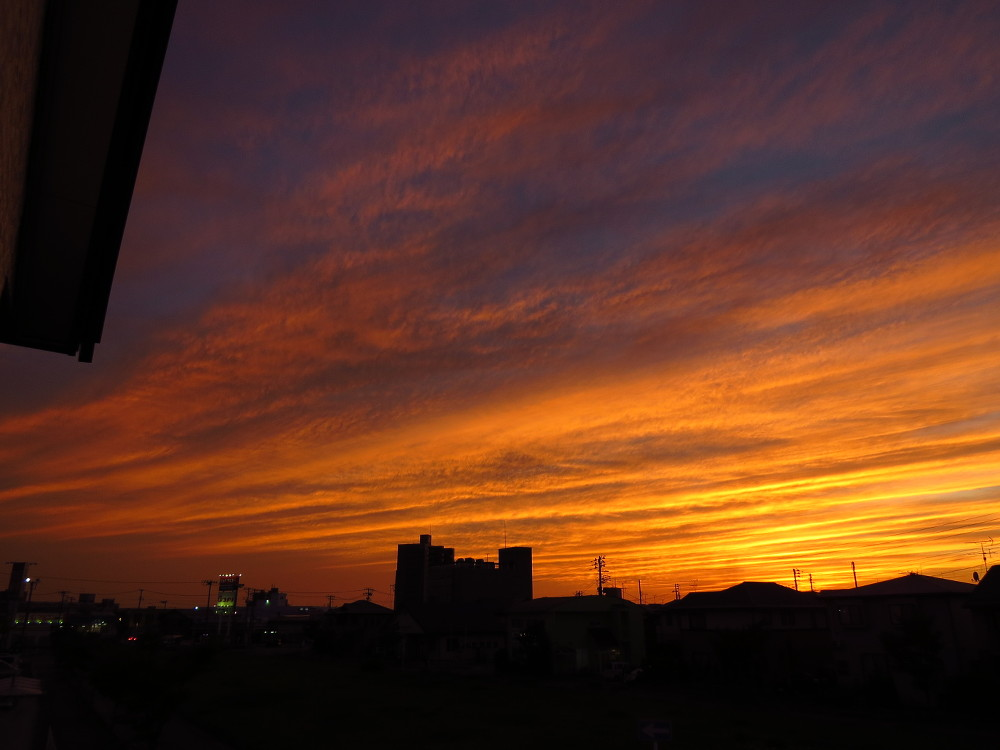
#> input picture image/sora2.jpg, 1000 x 750 px
$ python posterization.py
#> lines starting #> are read from the running program, lines starting #| are printed output that depends on the picture
# -*- coding: utf-8 -*-

import cv2
import numpy as np

if __name__ == '__main__':

    # ルックアップテーブルを作成するため変数の定義
    solarization_const = 2 * np.pi / 255

    # ルックアップテーブルの生成
    """
    array([[0],
           [0],
           [0],
           [0],
           [0],
           [0],
           [0],
        ・・・・・・・・
           [0], dtype='uint8')
    のようなリストが生成される。
    """
    look_up_table = np.ones((256, 1), dtype = 'uint8' ) * 0

    for i in range(256):

        if i < 64:

          look_up_table[i][0] = 0

        elif i < 128:

          look_up_table[i][0] = 100

        elif i < 192:

          look_up_table[i][0] = 200

        else:

          look_up_table[i][0] = 300

    # 画像の読み込み
    img_src = cv2.imread("./image/sora2.jpg", 1)
#> img_src is the input picture: shape (750, 1000, 3); mean B, G, R 32.3, 50.6, 91.4

    # ソラリゼーション後の出力
    img_post = cv2.LUT(img_src, look_up_table)
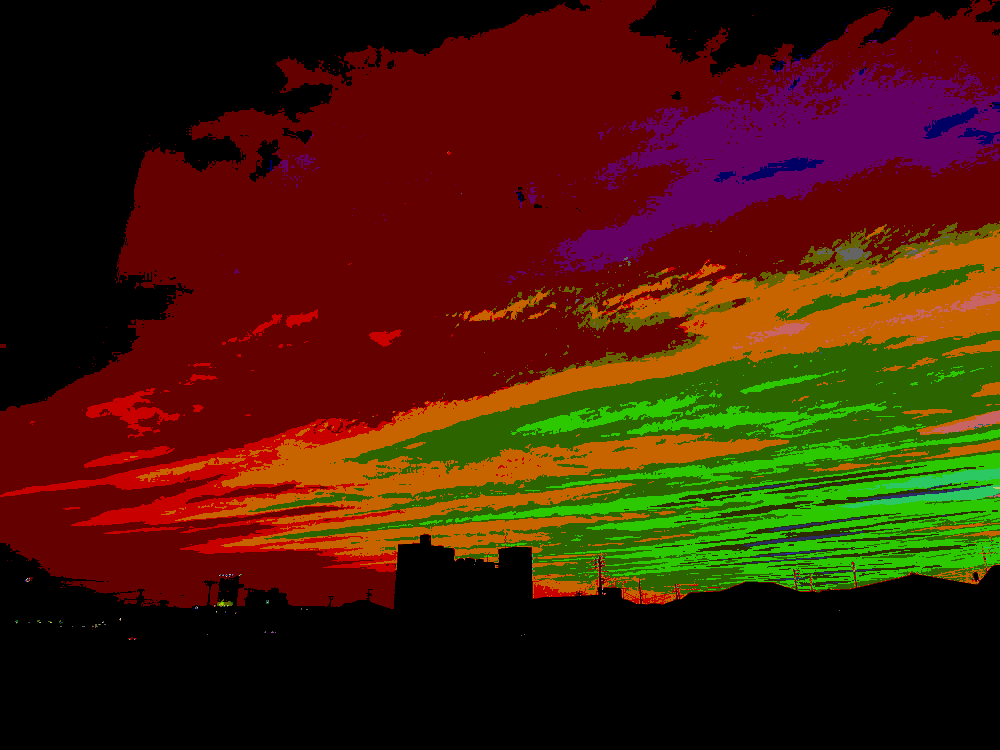
#> img_post: shape (750, 1000, 3); mean B, G, R 5.9, 28.1, 67.3

    # 表示
    cv2.imshow("Show POSTERIZATION Image", img_post)
    cv2.waitKey(0)
    cv2.destroyAllWindows()

$ run again, with image/IMG_4680.JPG copied over image/sora2.jpg
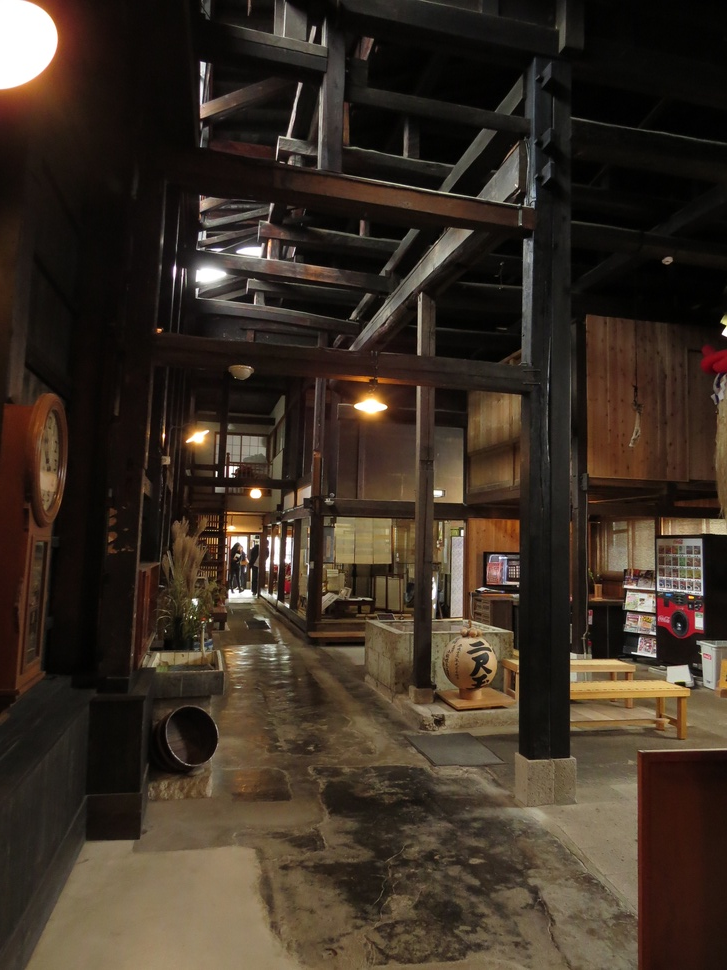
#> input picture image/IMG_4680.JPG, 727 x 970 px, shrunk from 2112 x 2816 before the run
#> img_src is the input picture: shape (970, 727, 3); mean B, G, R 37, 48, 59.8
#> `img_post = cv2.LUT(img_src, look_up_table)`:
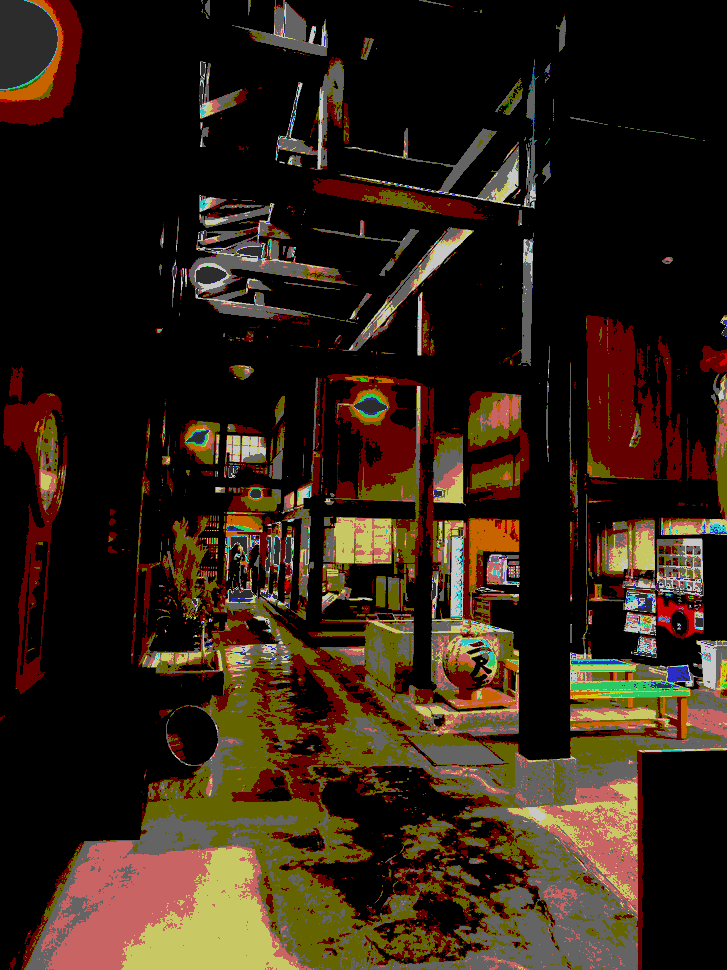
#> img_post: shape (970, 727, 3); mean B, G, R 19.8, 33.2, 47.2

$ run again, with image/IMG_4681.JPG copied over image/sora2.jpg
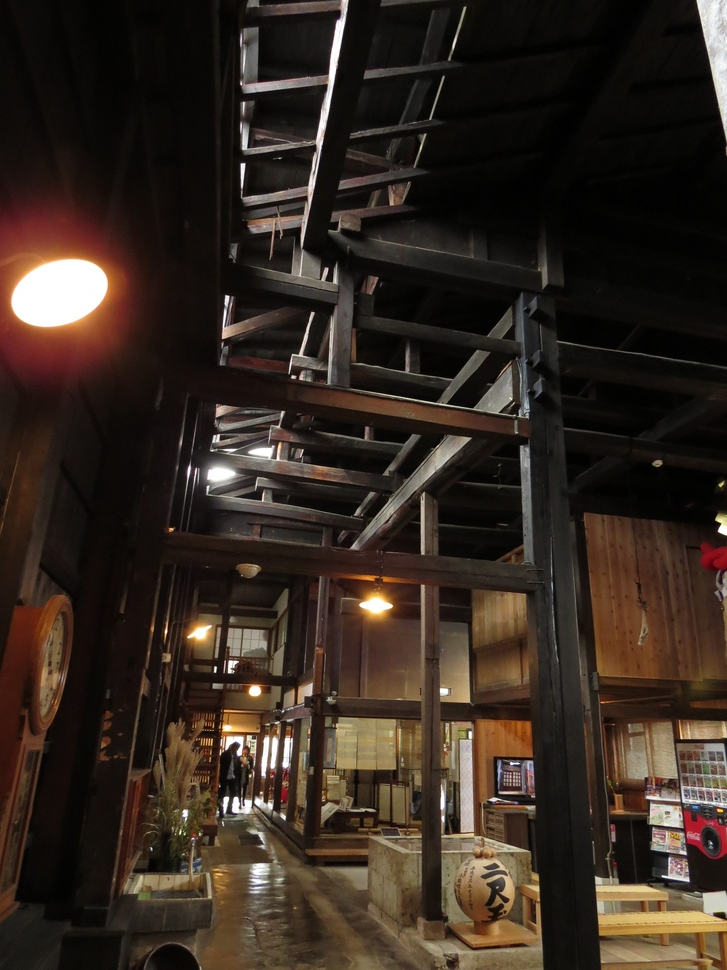
#> input picture image/IMG_4681.JPG, 727 x 970 px, shrunk from 2112 x 2816 before the run
#> img_src is the input picture: shape (970, 727, 3); mean B, G, R 32.4, 41.2, 52.6
#> `img_post = cv2.LUT(img_src, look_up_table)`:
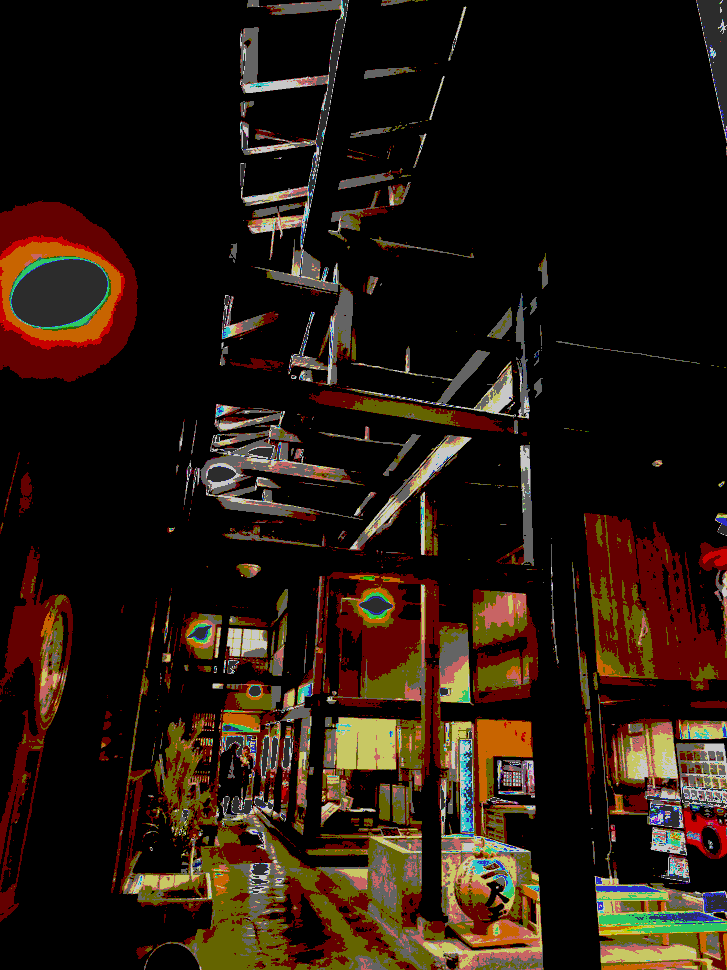
#> img_post: shape (970, 727, 3); mean B, G, R 14.5, 23.9, 36.5

$ run again, with image/IMG_4682.JPG copied over image/sora2.jpg
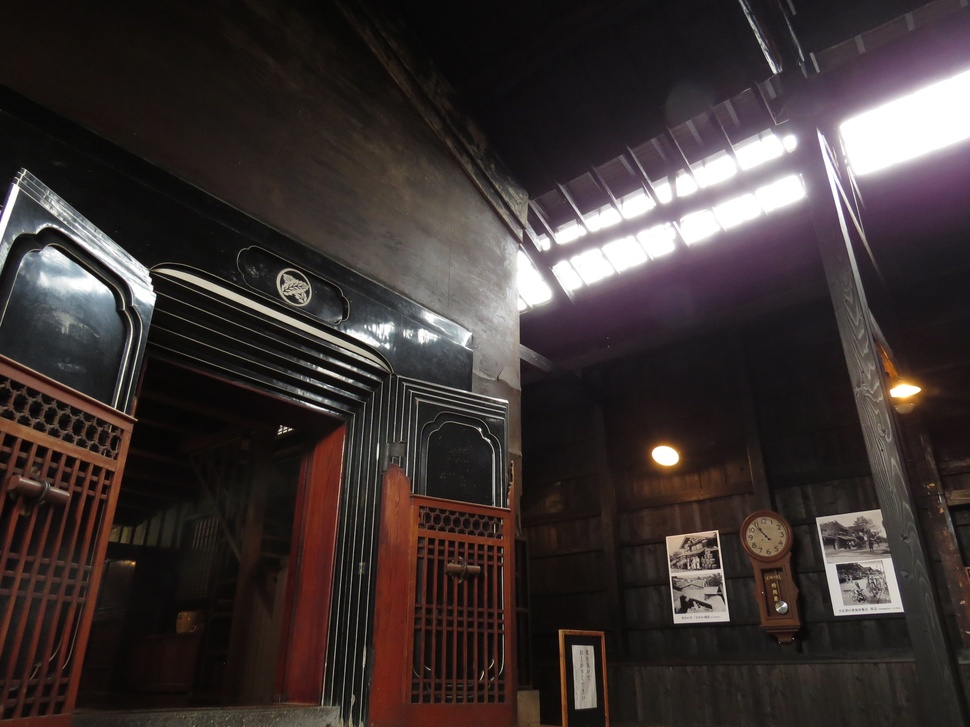
#> input picture image/IMG_4682.JPG, 970 x 727 px, shrunk from 2816 x 2112 before the run
#> img_src is the input picture: shape (727, 970, 3); mean B, G, R 49.7, 50.7, 59.8
#> `img_post = cv2.LUT(img_src, look_up_table)`:
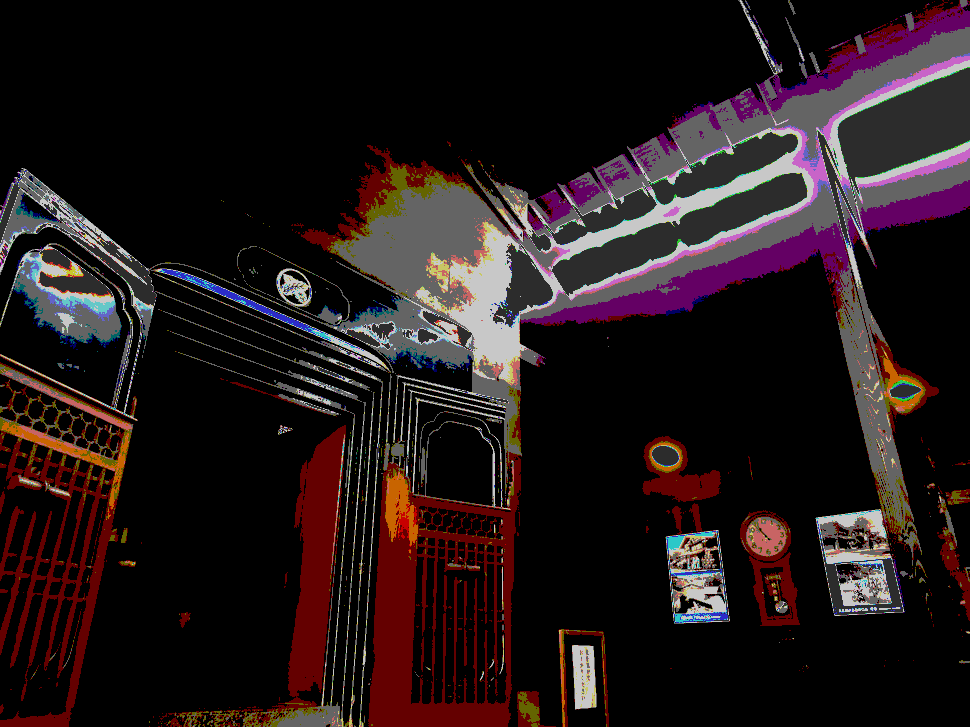
#> img_post: shape (727, 970, 3); mean B, G, R 24.9, 23.5, 34.8
